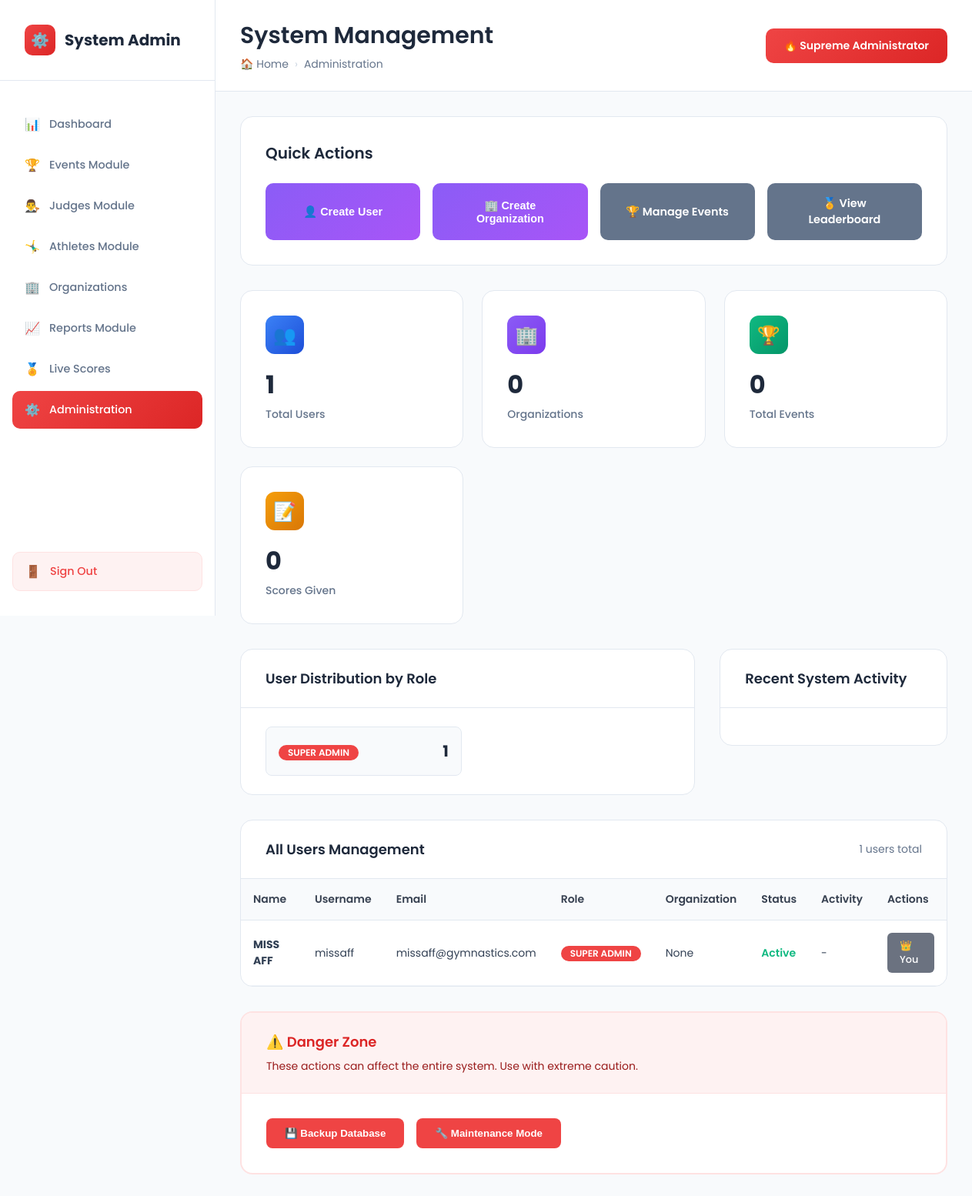
The app's page /admin/system-management.php (signed in) with its own data.
### tables this page shows
CREATE TABLE `users` (
  `user_id` int(11) NOT NULL,
  `username` varchar(50) NOT NULL,
  `email` varchar(100) NOT NULL,
  `password_hash` varchar(255) NOT NULL,
  `full_name` varchar(100) NOT NULL,
  `role` enum('super_admin','admin','judge','user') DEFAULT 'user',
  `organization_id` int(11) DEFAULT NULL,
  `created_at` timestamp NOT NULL DEFAULT current_timestamp(),
  `is_active` tinyint(1) DEFAULT 1
);

### admin/system-management.php (the view, shortened to what this page needs)
<?php
$database = new Database();
$conn = $database->getConnection();
$stats = [];
$user_stats_query = "SELECT role, COUNT(*) as count FROM users WHERE is_active = 1 GROUP BY role";
$user_stats_stmt = $conn->prepare($user_stats_query);
$user_stats_stmt->execute();
$stats['users_by_role'] = $user_stats_stmt->fetchAll(PDO::FETCH_KEY_PAIR);
$event_stats_query = "SELECT status, COUNT(*) as count FROM events GROUP BY status";
$event_stats_stmt = $conn->prepare($event_stats_query);
$event_stats_stmt->execute();
$stats['events_by_status'] = $event_stats_stmt->fetchAll(PDO::FETCH_KEY_PAIR);
$scores_query = "SELECT COUNT(*) as total_scores FROM scores";
$scores_stmt = $conn->prepare($scores_query);
$scores_stmt->execute();
$stats['total_scores'] = $scores_stmt->fetchColumn();
$orgs_query = "SELECT COUNT(*) as total_orgs FROM organizations";
$orgs_stmt = $conn->prepare($orgs_query);
$orgs_stmt->execute();
$stats['total_organizations'] = $orgs_stmt->fetchColumn();
$users_query = "SELECT u.*, o.org_name,
                       (SELECT COUNT(*) FROM judge_assignments ja WHERE ja.judge_id = u.user_id) as assignments,
                       (SELECT COUNT(*) FROM scores s WHERE s.judge_id = u.user_id) as scores_given
                FROM users u
                LEFT JOIN organizations o ON u.organization_id = o.org_id
                ORDER BY u.created_at DESC";
$users_stmt = $conn->prepare($users_query);
$users_stmt->execute();
$users = $users_stmt->fetchAll(PDO::FETCH_ASSOC);
?>
<!DOCTYPE html>
<html lang="en">
<head>
</head>
<body>
    <div class="dashboard-container">
        <aside class="sidebar" id="sidebar">
            <div class="sidebar-header">
                <div class="logo">
                    <div class="logo-icon">⚙️</div>
                    <div class="logo-text">System Admin</div>
                </div>
            </div>
            <nav class="nav-menu">
                <a href="../dashboard.php" class="nav-item">
                    <div class="nav-icon">📊</div>
                    <div class="nav-text">Dashboard</div>
                </a>
                <a href="events.php" class="nav-item">
                    <div class="nav-icon">🏆</div>
                    <div class="nav-text">Events Module</div>
                </a>
                <a href="judges.php" class="nav-item">
                    <div class="nav-icon">👨‍⚖️</div>
                    <div class="nav-text">Judges Module</div>
                </a>
                <a href="athletes.php" class="nav-item">
                    <div class="nav-icon">🤸‍♂️</div>
                    <div class="nav-text">Athletes Module</div>
                </a>
                <a href="organizations.php" class="nav-item">
                    <div class="nav-icon">🏢</div>
                    <div class="nav-text">Organizations</div>
                </a>
                <a href="reports.php" class="nav-item">
                    <div class="nav-icon">📈</div>
                    <div class="nav-text">Reports Module</div>
                </a>
                <a href="../leaderboard.php" class="nav-item">
                    <div class="nav-icon">🏅</div>
                    <div class="nav-text">Live Scores</div>
                </a>
                <a href="system-management.php" class="nav-item active">
                    <div class="nav-icon">⚙️</div>
                    <div class="nav-text">Administration</div>
                </a>
            </nav>
            <div class="sidebar-footer">
                <a href="../logout.php" class="sign-out-btn">
                    <div class="nav-icon">🚪</div>
                    <div class="nav-text">Sign Out</div>
                </a>
            </div>
        </aside>
        <main class="main-content">
            <header class="top-header">
                <div class="header-left">
                    <h1>System Management</h1>
                    <div class="breadcrumb">
                        <span>🏠 Home</span>
                        <span class="breadcrumb-separator">›</span>
                        <span>Administration</span>
                    </div>
                </div>
                <div class="super-admin-badge">
                    🔥 Supreme Administrator
                </div>
            </header>
            <div class="content-area">
                <div class="quick-actions-section">
                    <h2 class="quick-actions-title">Quick Actions</h2>
                    <div class="quick-actions-grid">
                        <button class="quick-action-btn" onclick="openModal('createUserModal')">
                            👤 Create User
                        </button>
                        <button class="quick-action-btn" onclick="openModal('createOrgModal')">
                            🏢 Create Organization
                        </button>
                        <a href="events.php" class="quick-action-btn secondary">
                            🏆 Manage Events
                        </a>
                        <a href="../leaderboard.php" class="quick-action-btn secondary">
                            🏅 View Leaderboard
                        </a>
                    </div>
                </div>
                <div class="stats-grid">
                    <div class="stat-card">
                        <div class="stat-header">
                            <div class="stat-icon users">👥</div>
                        </div>
                        <div class="stat-number"><?php echo array_sum($stats['users_by_role']); ?></div>
                        <div class="stat-label">Total Users</div>
                    </div>
                    <div class="stat-card">
                        <div class="stat-header">
                            <div class="stat-icon orgs">🏢</div>
                        </div>
                        <div class="stat-number"><?php echo $stats['total_organizations']; ?></div>
                        <div class="stat-label">Organizations</div>
                    </div>
                    <div class="stat-card">
                        <div class="stat-header">
                            <div class="stat-icon events">🏆</div>
                        </div>
                        <div class="stat-number"><?php echo array_sum($stats['events_by_status']); ?></div>
                        <div class="stat-label">Total Events</div>
                    </div>
                    <div class="stat-card">
                        <div class="stat-header">
                            <div class="stat-icon scores">📝</div>
                        </div>
                        <div class="stat-number"><?php echo $stats['total_scores']; ?></div>
                        <div class="stat-label">Scores Given</div>
                    </div>
                </div>
                <div class="dashboard-sections">
                    <div class="section-card">
                        <div class="section-header">
                            <h2 class="section-title">User Distribution by Role</h2>
                        </div>
                        <div class="section-content">
                            <div class="roles-grid">
                                <?php foreach ($stats['users_by_role'] as $role => $count): ?>
                                <div class="role-item">
                                    <div>
                                        <span class="role-badge role-<?php echo $role; ?>">
                                            <?php echo ucfirst(str_replace('_', ' ', $role)); ?>
                                        </span>
                                    </div>
                                    <div class="role-count"><?php echo $count; ?></div>
                                </div>
                                <?php endforeach; ?>
                            </div>
                        </div>
                    </div>
                    <div class="section-card">
                        <div class="section-header">
                            <h2 class="section-title">Recent System Activity</h2>
                        </div>
                        <div class="section-content">
                        </div>
                    </div>
                </div>
                <div class="users-management-section">
                    <div class="section-header">
                        <h2 class="section-title">All Users Management</h2>
                        <span style="color: #64748B; font-size: 0.875rem;"><?php echo count($users); ?> users total</span>
                    </div>
                    <div class="table-container">
                        <table class="users-table">
                            <thead>
                                <tr>
                                    <th>Name</th>
                                    <th>Username</th>
                                    <th>Email</th>
                                    <th>Role</th>
                                    <th>Organization</th>
                                    <th>Status</th>
                                    <th>Activity</th>
                                    <th>Actions</th>
                                </tr>
                            </thead>
                            <tbody>
                                <?php foreach ($users as $user): ?>
                                <tr>
                                    <td><strong><?php echo htmlspecialchars($user['full_name']); ?></strong></td>
                                    <td><?php echo htmlspecialchars($user['username']); ?></td>
                                    <td><?php echo htmlspecialchars($user['email']); ?></td>
                                    <td>
                                        <span class="role-badge role-<?php echo $user['role']; ?>">
                                            <?php echo ucfirst(str_replace('_', ' ', $user['role'])); ?>
                                        </span>
                                    </td>
                                    <td><?php echo htmlspecialchars($user['org_name'] ?? 'None'); ?></td>
                                    <td>
                                        <span class="status-<?php echo $user['is_active'] ? 'active' : 'inactive'; ?>">
                                            <?php echo $user['is_active'] ? 'Active' : '❌ Inactive'; ?>
                                        </span>
                                    </td>
                                    <td>
                                        <?php if ($user['role'] == 'judge'): ?>
                                            <small><span class="activity-item"><?php echo $user['assignments']; ?> assignments</span><br><span class="activity-item"><?php echo $user['scores_given']; ?> scores</span></small>
                                        <?php else: ?>
                                            -
                                        <?php endif; ?>
                                    </td>
                                    <td>
                                        <div class="user-actions">
                                            <?php if ($user['user_id'] != $_SESSION['user_id']): ?>
                                                <form method="POST" style="display: inline;">
                                                    <input type="hidden" name="user_id" value="<?php echo $user['user_id']; ?>">
                                                    <input type="hidden" name="is_active" value="<?php echo $user['is_active'] ? '0' : '1'; ?>">
                                                    <button type="submit" name="update_user_status"
                                                            class="btn <?php echo $user['is_active'] ? 'btn-warning' : 'btn-success'; ?>">
                                                        <?php echo $user['is_active'] ? '⏸️ Deactivate' : '▶️ Activate'; ?>
                                                    </button>
                                                </form>
                                            <?php else: ?>
                                                <span class="btn btn-secondary">👑 You</span>
                                            <?php endif; ?>
                                        </div>
                                    </td>
                                </tr>
                                <?php endforeach; ?>
                            </tbody>
                        </table>
                    </div>
                </div>
                <div class="danger-zone">
                    <div class="danger-header">
                        <h3 class="danger-title">⚠️ Danger Zone</h3>
                        <p class="danger-subtitle">These actions can affect the entire system. Use with extreme caution.</p>
                    </div>
                    <div class="danger-content">
                        <div class="danger-actions">
                            <form method="POST" style="display: inline;">
                                <button type="submit" name="backup_database" class="btn-danger"
                                        onclick="return confirm('Create database backup?')">
                                    💾 Backup Database
                                </button>
                            </form>
                            <button class="btn-danger" onclick="alert('Contact system administrator for maintenance mode.')">
                                🔧 Maintenance Mode
                            </button>
                        </div>
                    </div>
                </div>
            </div>
        </main>
    </div>
</body>
</html>

### records on screen
users: full_name "MISS AFF", username "missaff", email "missaff@gymnastics.com", role "SUPER ADMIN", org_name "None", is_active "Active", shows "👑 You"

### other values on screen
array_sum($stats['users_by_role']) "1"
$stats['total_organizations'] "0"
array_sum($stats['events_by_status']) "0"
$stats['total_scores'] "0"
str_replace('_', ' ', $role) "SUPER ADMIN"
$count "1"
count($users) "1"
